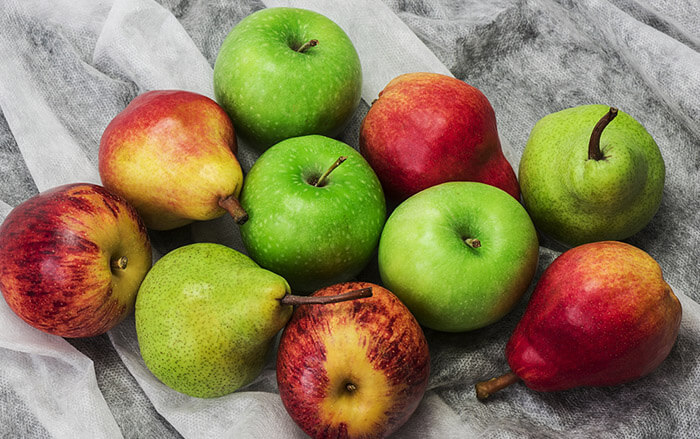
#> input picture histogram/elmalar.jpg, 700 x 439 px
$ python histogram.py
#> lines starting #> are read from the running program, lines starting #| are printed output that depends on the picture
#Ahmet Hakan ÖZTÜRK 02205076034
import cv2
import numpy as np
import matplotlib.pyplot as plt
#orjinal görseli göstermek--------------------------------
img = cv2.imread("elmalar.jpg")
#> img is the input picture: shape (439, 700, 3); mean B, G, R 87.5, 126.3, 141.7
original=img.shape
#> original = (439, 700, 3)
cv2.imshow('orjinal resim', img)

#gri hali göstermek---------------------------------------
img_gray = cv2.cvtColor(img, cv2.COLOR_BGR2GRAY)
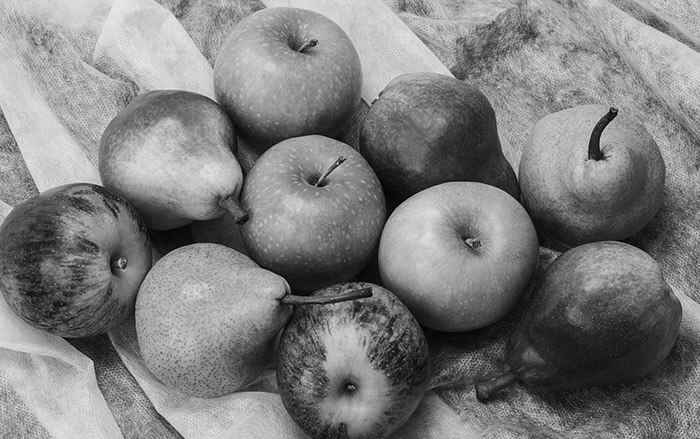
#> img_gray: shape (439, 700); min 0, max 240, mean 126.5
cv2.imshow('resimin gri hali', img_gray)

#döngü ile histogram hesaplamak--------------------------
Histo = np.zeros(shape=(256, 1))
for i in range(original[0]):
    for j in range(original[1]):
        k = img_gray[i, j]
        Histo[k, 0] = Histo[k, 0] + 1
#> after the loop, Histo = 256 values, max 2364 at index 169, min 0 at index 235, mean 1200.4
plt.plot(Histo)
plt.show()
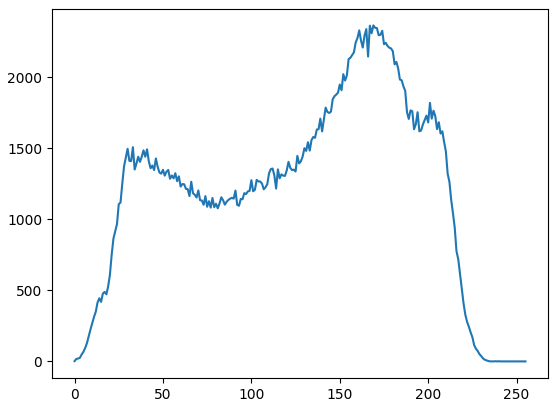
#> figure drawn by matplotlib, 1 panel; curve peaks at x = 169, y = 2364
cv2.waitKey(0)
